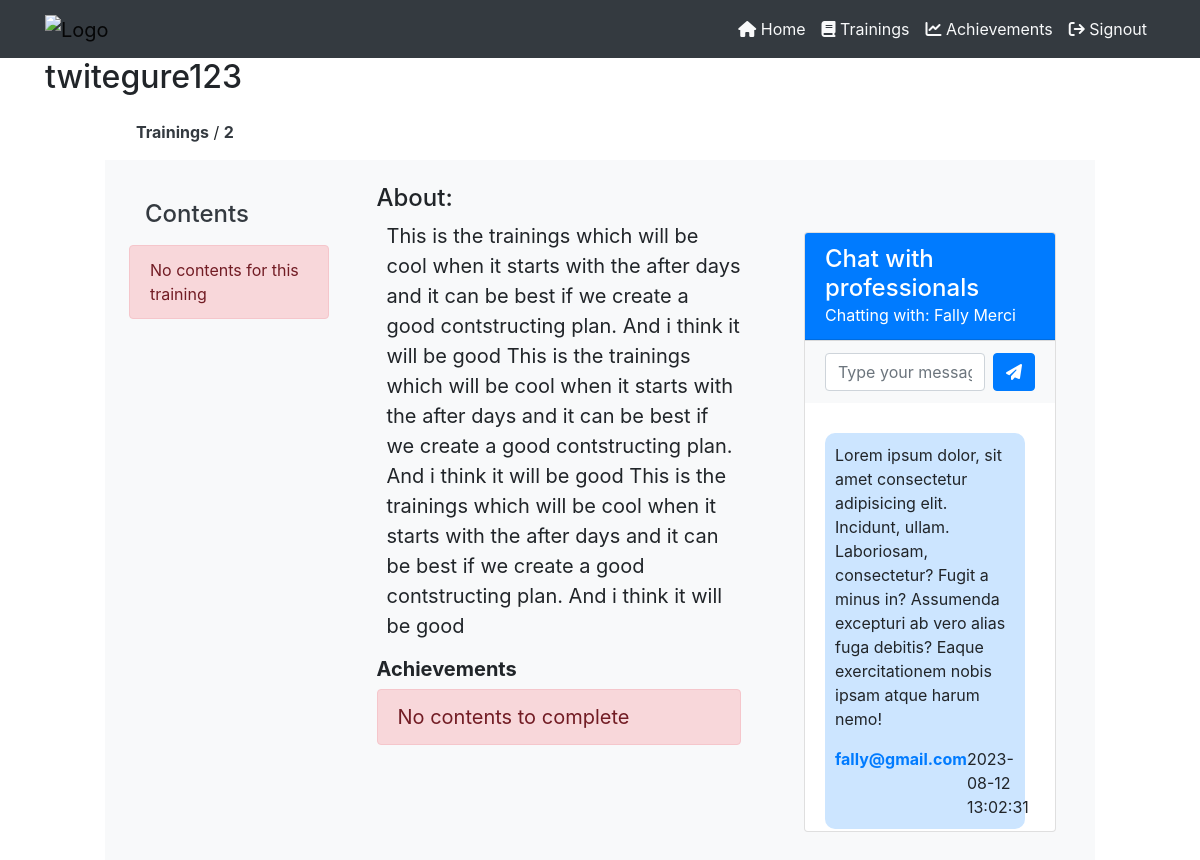
Page /employee-trainings-content.php?training=7 (signed in) on the committed database.
### tables this page shows
CREATE TABLE `trainings` (
  `training_id` int(11) NOT NULL,
  `training_topic` varchar(255) NOT NULL,
  `training_description` text NOT NULL DEFAULT 'This is the defaullt description of the trainings',
  `training_start` varchar(255) NOT NULL,
  `training_end` varchar(255) NOT NULL,
  `training_cover` varchar(255) NOT NULL,
  `training_depart` int(11) NOT NULL,
  `training_status` varchar(255) NOT NULL
);

CREATE TABLE `professionals` (
  `professional_id` int(11) NOT NULL,
  `professional_fn` varchar(255) NOT NULL,
  `professional_ln` varchar(255) NOT NULL,
  `professional_email` varchar(255) NOT NULL,
  `professional_phone` int(12) NOT NULL,
  `professional_status` varchar(255) NOT NULL
);

CREATE TABLE `msgs_professional_employee` (
  `msg_id` int(11) NOT NULL,
  `msg_sender` int(11) NOT NULL,
  `msg_receiver` int(11) NOT NULL,
  `msg_content` text NOT NULL,
  `msg_sendtime` varchar(255) NOT NULL,
  `msg_status` varchar(255) NOT NULL
);

### php/employee-sessions.php (called while the page is built, shortened)
<?php
    $acting_employee_id = $_SESSION['employee_id'];
    $acting_employee_usern = $_SESSION['employee_username'];
?>

### php/emplyees-contents-chat.php (the view, shortened to what this page needs)
<div class="container mt-5">
    <?php
        $check_professss = mysqli_query($server,"SELECT * from training_professionals
            WHERE  training = '$training'
        ");
        if (mysqli_num_rows($check_professss) < 1) {
            ?>
            <h4 class="mb-0">Chat with professionals</h4>
            <p class="alert alert-danger">
                No professional for this training
            </p>
            <?php
        }
        else {
            $data_professs = mysqli_fetch_array($check_professss);
            $professional_id = $data_professs['professional'];
            $get_professional_info = mysqli_fetch_array(mysqli_query($server,"SELECT * from professionals
                WHERE professional_id = '$professional_id'
            "));
            ?>
            <div class="card" style="height: 600px;">
                <div class="card-header bg-primary text-white">
                    <h4 class="mb-0">Chat with professionals</h4>
                    <p class="mb-0">Chatting with: <?php echo $get_professional_info['professional_fn']." ".$get_professional_info['professional_ln']; ?></p>
                </div>
                <div class="card-footer bg-light">
                    <form action="" method="POST" autocomplete="off" class="d-flex">
                        <input type="text" name="msg_field" class="form-control" placeholder="Type your message...">
                        <button type="submit" name="send_msg_btn" class="btn btn-primary ml-2"><i class="fas fa-paper-plane"></i></button>
                    </form>
                </div>
                <div class="card-body chat-messages " style="overflow-y: auto;">
                    <?php
                        $get_msgs = mysqli_query($server,"SELECT * from msgs_professional_employee
                            WHERE (msg_sender = '$professional_id' AND msg_receiver = '$acting_employee_id') OR (msg_sender = '$acting_employee_id' AND msg_receiver = '$professional_id')
                            ORDER BY msg_sendtime DESC;
                        ");
                            ?>
                            <?php
                        while($data_msgs = mysqli_fetch_array($get_msgs)) {
                            $sender = $data_msgs['msg_sender'];
                            if ($sender == $acting_employee_id) {
                                ?>
                                <div class="message received-message">
                                    <div class="message-content">
                                        <p>
                                            <?php echo $data_msgs['msg_content']; ?>
                                        </p>
                                        <div class="message-meta" style="display: flex;">
                                            <div class="sender-name font-weight-bold text-primary" style="flex: 1;">
                                                <?php echo $acting_employee_email; ?>
                                            </div>
                                            <div class="message-date">
                                                <?php echo $data_msgs['msg_sendtime']; ?>
                                            </div>
                                        </div>
                                    </div>
                                </div>
                                <?php
                            }
                            else {
                                ?>
                                <div class="message sent-message">
                                    <div class="message-content">
                                        <p>
                                            <?php echo $data_msgs['msg_content']; ?>
                                        </p>
                                        <div class="message-meta" style="display: flex;">
                                            <div class="receiver-name font-weight-bold text-primary" style="flex: 1;">
                                                <?php
                                                    $get_professsio_msg = mysqli_fetch_array(mysqli_query($server,"SELECT * from professionals
                                                        WHERE professional_id = '$sender'
                                                    "));
                                                    echo $get_professsio_msg['professional_email']; ?>
                                            </div>
                                            <div class="message-date">
                                                <?php
                                                    echo $data_msgs['msg_sendtime'];
                                                ?>
                                            </div>
                                        </div>
                                    </div>
                                </div>
                                <?php
                            }
                        }
                    ?>
                </div>
            </div>
            <?php
        }
    ?>
</div>

### employee-trainings-content.php (shortened to what this page needs)
<?php
    include("php/connection.php");
    include("php/employee-sessions.php");
?>
<!DOCTYPE html>
<html lang="en">
<head>
    <link rel="stylesheet" href="https://maxcdn.bootstrapcdn.com/bootstrap/4.5.2/css/bootstrap.min.css">
    <link rel="stylesheet" href="https://cdnjs.cloudflare.com/ajax/libs/font-awesome/6.4.2/css/all.min.css" />
</head>
<body>
    <?php
        include("php/employee-header.php");
    ?>
    <div class="container">
        <div class="row align-items-center">
            <div class="col-md-8">
                <?php
                    if (isset($_GET['welcome'])) {
                        ?>
                        <h2>
                            Welcome <?php echo $acting_employee_usern; ?>
                        </h2>
                        <?php
                    }
                    else {
                        ?>
                        <h2>
                            <?php echo $acting_employee_usern; ?>
                        </h2>
                        <?php
                    }
                ?>
            </div>
        </div>
    </div>
    <section class="">
        <div class="" style="width: 80%;margin:auto;">
            <?php
                if (!isset($_GET['training'])) {
                    ?>
                    <p class="alert alert-danger">
                        No training sent to the server.
                    </p>
                    <?php
                }
                else {
                    $training = $_GET['training'];
                    $check_exists = mysqli_query($server,"SELECT * from trainings WHERE
                        training_id='$training'
                    ");
                    if (mysqli_num_rows($check_exists) != 1) {
                        ?>
                        <p class="alert alert-danger">
                            The training is not found.
                        </p>
                        <?php
                    }
                    else {
                        $data_check_exits = mysqli_fetch_array($check_exists);
                        ?>
                        <div class="contents m-3">
                            <a href="employee-trainings.php" class="text-dark font-weight-bold">Trainings</a> / <a href="" class="text-dark font-weight-bold"><?php echo $data_check_exits['training_topic']; ?></a>
                        </div>
                        <div class="row bg-light" style="height: 700px;">
                            <?php include("php/employee-training-content-list.php"); ?>
                            <div class="col-md-5 bg-light p-4">
                                <div id="trai_description">
                                    <div class="" style="font-size: 20px;">
                                        <h4 class="text-decoration-underline">
                                            About:
                                        </h4>
                                        <p class="" style="margin-left: 10px;">
                                            <?php echo $data_check_exits['training_description']; ?>
                                        </p>
                                        <div class="achievements">
                                            <h5 class="font-weight-bold">
                                                Achievements
                                            </h5>
                                            <?php
                                                $get_total_contents = mysqli_query($server,"SELECT * from training_contents
                                                    WHERE
                                                    training = '$training'
                                                ");
                                                if (mysqli_num_rows($get_total_contents) < 1) {
                                                    ?>
                                                    <p class="alert alert-danger">
                                                        No contents to complete
                                                    </p>
                                                    <?php
                                                }
                                            ?>
                                        </div>
                                    </div>
                                </div>
                            </div>
                            <div class="col-md-4 p-4">
                                <?php
                                    include("php/emplyees-contents-chat.php");
                                ?>
                            </div>
                        </div>
                        <?php
                    }
                }
            ?>
        </div>
</section>
</body>
</html>

### php/emplyees-contents-chat.php (style rules this page uses)
.sent-message { background-color: #cce5ff; margin-left: auto; margin-right: 10px; margin-top: 10px; padding: 10px; border-radius: 10px; }

### employee-trainings-content.php (style rules this page uses)
.bg-primary { background-color: #007bff; }

### rows in the picture
trainings: training_topic "2", training_description "This is the trainings which will be cool when it starts with the after days and it can be best if we create a good contstructing plan. And i think it will be good This is the trainings which will be cool when it starts with the after days and it can be best if we create a good contstructing plan. And i think it will be good This is the trainings which will be cool when it starts with the after days and it can be best if we create a good contstructing plan. And i think it will be good"
professionals: professional_fn "Fally", professional_ln "Merci"
msgs_professional_employee: msg_content "Lorem ipsum dolor, sit amet consectetur adipisicing elit. Incidunt, ullam. Laboriosam, consectetur? Fugit a minus in? Assumenda excepturi ab vero alias fuga debitis? Eaque exercitationem nobis ipsam atque harum nemo!", professionals.professional_email "fally@gmail.com", msg_sendtime "2023-08-12 13:02:31"

### other values in the picture
$acting_employee_usern "twitegure123"
